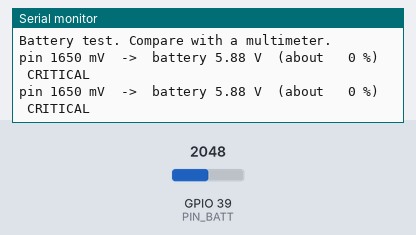
The sketch below on a simulated ESP32. Shown: the last lines printed to the serial monitor. The inputs (shaded band) are chosen by the test bench; at power-on: GPIO 39 (PIN_BATT) = 2048.

Above: at 1.2 s.
1.3 s: GPIO 39 (PIN_BATT) set to 2866
At 2.2 s:
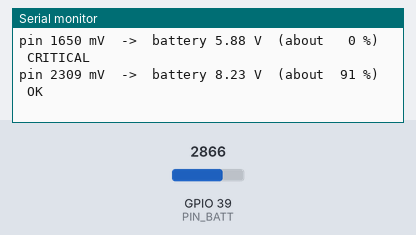
3.8 s: GPIO 39 (PIN_BATT) set to 3603
At 4.5 s:
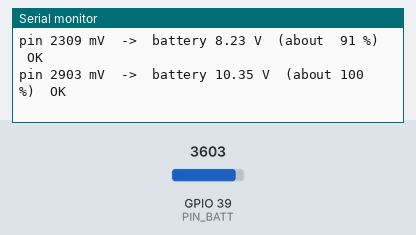
6.1 s: GPIO 39 (PIN_BATT) set to 1228
At 6.8 s:
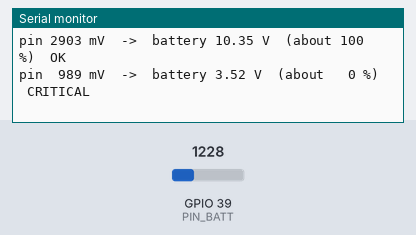
8.3 s: GPIO 39 (PIN_BATT) set to 0
At 8.9 s:
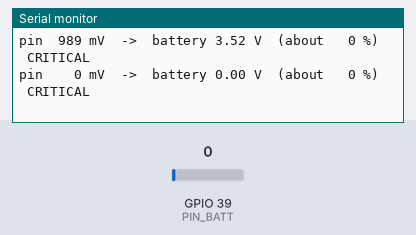
10.6 s: GPIO 39 (PIN_BATT) set to 72
At 11.3 s:
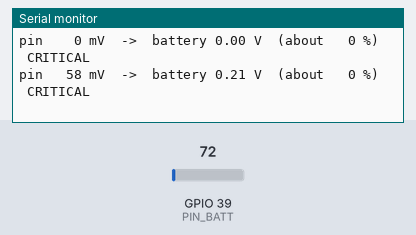

Measured:
- after the input at 1.3 s, the serial monitor: prints a new line after 0.47 s (image 1)
- after the input at 3.8 s, the serial monitor: prints a new line after 0.24 s (image 2)
- after the input at 6.1 s, the serial monitor: prints a new line after 0.21 s (image 3)
- after the input at 8.3 s, the serial monitor: prints a new line after 0.29 s (image 4)
- after the input at 10.6 s, the serial monitor: prints a new line after 0.26 s (image 5)

The sketch:

test_battery.ino
```cpp
/*
  test_battery.ino - battery voltage through a resistor divider (2 x 18650 in series, 2S)

  PIN MAP (identical in every test sketch)
    L298N  IN1=25 IN2=26 ENA=27 | IN3=32 IN4=33 ENB=18
    OLED   SDA=21 SCL=22
    INMP441 SCK=4 WS=19 SD=34 (L/R to GND) | MAX98357A BCLK=23 LRC=16 DIN=17
    Servo sensor=14, Servo screen=13 | HC-SR04 TRIG=5 ECHO=35 | PIR OUT=36 | Battery=39

  THE DIVIDER (use 1 % resistors if you can)
        battery +  ---[ R1 = 100 kOhm ]---+---[ R2 = 39 kOhm ]--- GND
                                          |
                                          +--- GPIO39
                                          +--- 100 nF capacitor to GND (smooths the reading)
    At 8.4 V (full) the pin sees 2.36 V. At 6.0 V it sees 1.68 V.
    The ESP32 ADC reads reliably up to about 2.45 V, and a pin must NEVER see more than 3.3 V.

  HOW TO TEST
    1. FIRST check the divider with a multimeter and a 9 V or the battery: the middle point must be
       below 2.5 V. Only then connect it to GPIO39. Take the battery AFTER the BMS and the switch.
    2. Upload, open Serial Monitor at 115200.
    3. Compare the printed battery voltage with a multimeter on the battery terminals.
    4. If they differ, set CAL = (multimeter reading) / (printed reading), upload again.
    5. Percent is only an estimate, and the voltage sags while the motors run.
*/

#include <Arduino.h>

const int PIN_BATT = 39;                // ADC1 channel: works while WiFi is on
const float R1 = 100000.0f;             // ohms, battery+ to the pin
const float R2 = 39000.0f;              // ohms, pin to GND
const float CAL = 1.000f;               // calibration factor (see step 4)

const float V_FULL = 8.4f;              // 2S fully charged
const float V_LOW  = 6.8f;              // show the low-battery face below this
const float V_CRIT = 6.4f;              // stop the motors below this (the BMS cuts near 6.0 V)

float readBatteryV(int *mvAtPin) {
  long mv = 0;
  for (int i = 0; i < 32; i++) {
    mv += analogReadMilliVolts(PIN_BATT);
    delay(2);
  }
  mv /= 32;
  if (mvAtPin) *mvAtPin = (int)mv;
  return (mv / 1000.0f) * (R1 + R2) / R2 * CAL;
}

void setup() {
  Serial.begin(115200);
  analogSetPinAttenuation(PIN_BATT, ADC_11db);
  Serial.println("Battery test. Compare with a multimeter.");
}

void loop() {
  int mv = 0;
  float v = readBatteryV(&mv);
  int pct = constrain((int)lroundf((v - V_CRIT) / (V_FULL - V_CRIT) * 100.0f), 0, 100);
  const char* state = (v <= V_CRIT) ? "CRITICAL" : (v <= V_LOW ? "LOW" : "OK");
  Serial.printf("pin %4d mV  ->  battery %.2f V  (about %3d %%)  %s\n", mv, v, pct, state);
  delay(500);
}
```
